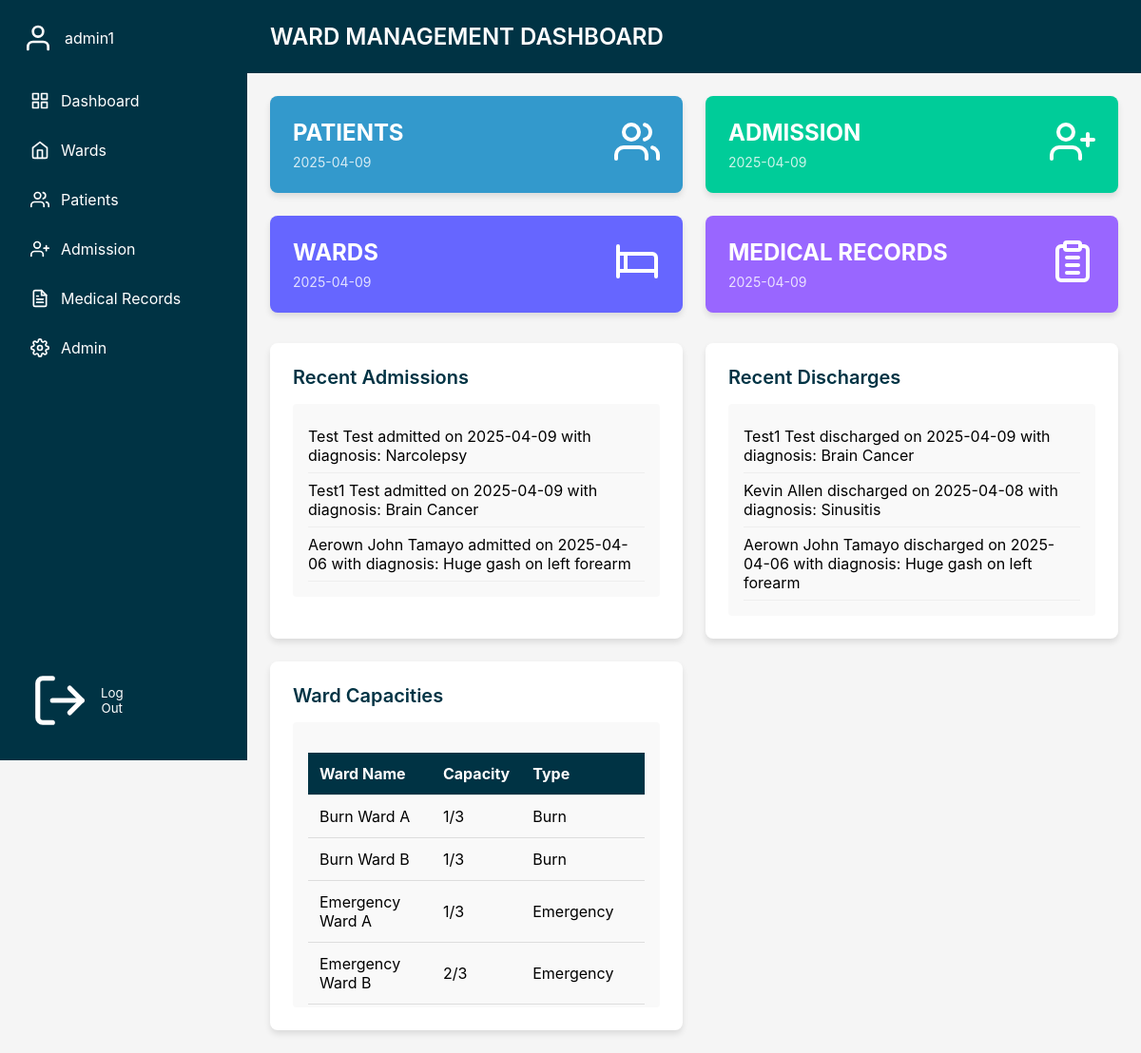
The app's page /dashboard (signed in) with its own data.
### models.py (models this page shows, shortened)
class User(db.Model, UserMixin):
    __tablename__ = "users"
    id = db.Column(db.Integer, primary_key=True, autoincrement=True)
    username = db.Column(db.Text, nullable=False, unique=True)
    password = db.Column(db.Text, nullable=False)
    role_id = db.Column(db.Integer, db.ForeignKey("roles.id"))

class Admission(db.Model):
    __tablename__ = "Admissions"
    AdmissionID = db.Column(db.Integer, primary_key=True, autoincrement=True)
    PatientID = db.Column(
        db.Integer, db.ForeignKey("Patients.PatientID"), nullable=False
    )
    BedID = db.Column(db.Integer, db.ForeignKey("Beds.BedID"), nullable=False)
    DoctorID = db.Column(
        db.Integer, db.ForeignKey("users.id")
    )
    AdmissionDate = db.Column(db.Date, nullable=False)
    DischargeDate = db.Column(db.Date)
    Diagnosis = db.Column(db.Text)
    patient = db.relationship("Patient", backref="admissions")
    bed = db.relationship("Bed", backref="admissions")
    doctor = db.relationship(
        "User", backref="doctor_admissions", foreign_keys=[DoctorID]
    )

class Patient(db.Model):
    __tablename__ = "Patients"
    PatientID = db.Column(db.Integer, primary_key=True, autoincrement=True)
    FirstName = db.Column(db.Text, nullable=False)
    LastName = db.Column(db.Text, nullable=False)
    DateOfBirth = db.Column(db.Date, nullable=False)
    Gender = db.Column(db.Text, CheckConstraint("Gender IN ('Male', 'Female', 'Other')"))
    ContactNumber = db.Column(db.Integer, CheckConstraint('ContactNumber >= 100000000 AND ContactNumber < 10000000000'))
    EmergencyContact = db.Column(db.Integer, CheckConstraint('EmergencyContact >= 100000000 AND EmergencyContact < 10000000000'))
    Address = db.Column(db.Text)

class Ward(db.Model):
    __tablename__ = "Wards"
    WardID = db.Column(db.Integer, primary_key=True, autoincrement=True)
    WardName = db.Column(db.Text, nullable=False)
    WardCapacity = db.Column(db.Integer)
    WardType = db.Column(db.Text)

### main.py (the view)
@main_bp.route("/dashboard")
@login_required
def dashboard():
    try:
        seven_days_ago_dt = datetime.utcnow() - timedelta(days=7)
        recent_admissions = (
            Admission.query.options(joinedload(Admission.patient))
            .filter(Admission.AdmissionDate >= seven_days_ago_dt)
            .order_by(Admission.AdmissionDate.desc())
            .all()
        )
        recent_discharges = (
            Admission.query.options(joinedload(Admission.patient))
            .filter(
                Admission.DischargeDate.isnot(None),
                Admission.DischargeDate >= seven_days_ago_dt,
            )
            .order_by(Admission.DischargeDate.desc())
            .all()
        )
        wards = Ward.query.order_by(Ward.WardName.asc()).all()
        for ward in wards:
            total_beds = len(ward.beds)
            occupied_beds = sum(1 for bed in ward.beds if bed.BedStatus == "Occupied")
            ward.capacity_display = f"{occupied_beds}/{total_beds}"
        return render_template(
            "dashboard.html",
            user=current_user,
            recent_admissions=recent_admissions,
            recent_discharges=recent_discharges,
            wards=wards,
            current_date=datetime.now().strftime("%Y-%m-%d"),
        )
    except Exception as e:
        print(f"Error loading dashboard data: {e}")
        return (
            render_template(
                "error.html", error_message="Could not load dashboard data."
            ),
            500,
        )

### app.py (called while the page is built)
@login_manager.user_loader
def load_user(user_id):
    from models import User
    return User.query.filter_by(id=int(user_id)).first()

### main.py (called while the page is built)
@main_bp.context_processor
def inject_permissions():
    return dict(check_permission=check_permission)

### templates/dashboard.html (shortened to what this page needs)
<!DOCTYPE html>
<html lang="en">
<head>
</head>
<body>
    <div class="sidebar" id="sidebar">
        <div class="user-info">
            <img
                alt="User">
            <span>{{ user.username }}</span>
        </div>
        <nav class="nav-links">
            <a href="{{ url_for('main.dashboard') }}"
                class="nav-link {% if request.endpoint == 'main.dashboard' %}active{% endif %}">
                <img
                    alt="Dashboard">
                <span>Dashboard</span>
            </a>
            <a href="{{ url_for('main.wards') }}"
                class="nav-link {% if request.endpoint == 'main.wards' %}active{% endif %}">
                <img
                    alt="Wards">
                <span>Wards</span>
            </a>
            <a href="{{ url_for('main.patients') }}"
                class="nav-link {% if request.endpoint == 'main.patients' %}active{% endif %}">
                <img
                    alt="Patients">
                <span>Patients</span>
            </a>
            <a href="{{ url_for('main.admission') }}"
                class="nav-link {% if request.endpoint == 'main.admission' %}active{% endif %}">
                <img
                    alt="Admission">
                <span>Admission</span>
            </a>
            <a href="{{ url_for('main.medical_records') }}"
                class="nav-link {% if request.endpoint == 'main.medical_records' %}active{% endif %}">
                <img
                    alt="Medical Records">
                <span>Medical Records</span>
            </a>
            {% if user.role_id == 1 %}
            <a href="{{ url_for('main.admin_page') }}"
                class="nav-link {% if request.endpoint == 'main.admin_page' %}active{% endif %}">
                <img
                    alt="Admin">
                <span>Admin</span>
            </a>
            {% endif %}
        </nav>
        <form action="{{ url_for('auth.logout') }}" method="POST" style="display: inline;">
            <button type="submit" class="logout">
                <img
                    alt="Logout">
                <span>Log Out</span>
            </button>
        </form>
    </div>
    <div class="main-content" id="main-content">
        <header class="header">
            <h1>WARD MANAGEMENT DASHBOARD</h1>
        </header>
        <div class="dashboard-content">
            <div class="stats-grid">
                <div class="stat-card patients" onclick="location.href='{{ url_for('main.patients') }}'">
                    <div class="stat-card-content">
                        <div>
                            <h2>PATIENTS</h2>
                            <p>{{ current_date }}</p>
                        </div>
                        <img
                            alt="Patients">
                    </div>
                </div>
                <div class="stat-card admission" onclick="location.href='{{ url_for('main.admission') }}'">
                    <div class="stat-card-content">
                        <div>
                            <h2>ADMISSION</h2>
                            <p>{{ current_date }}</p>
                        </div>
                        <img
                            alt="Admission">
                    </div>
                </div>
                <div class="stat-card wards" onclick="location.href='{{ url_for('main.wards') }}'">
                    <div class="stat-card-content">
                        <div>
                            <h2>WARDS</h2>
                            <p>{{ current_date }}</p>
                        </div>
                        <img
                            alt="Beds">
                    </div>
                </div>
                <div class="stat-card records" onclick="location.href='{{ url_for('main.medical_records') }}'">
                    <div class="stat-card-content">
                        <div>
                            <h2>MEDICAL RECORDS</h2>
                            <p>{{ current_date }}</p>
                        </div>
                        <img
                            alt="Medical Records">
                    </div>
                </div>
            </div>
            <div class="bottom-grid">
                <div class="info-card">
                    <h2>Recent Admissions</h2>
                    <div class="info-content">
                        <ul>
                            {% for admission in recent_admissions %}
                            <li>
                                {{ admission.patient.FirstName }} {{ admission.patient.LastName }} admitted on {{
                                admission.AdmissionDate.strftime('%Y-%m-%d') }} with diagnosis: {{ admission.Diagnosis
                                }}
                            </li>
                            {% endfor %}
                        </ul>
                    </div>
                </div>
                <div class="info-card">
                    <h2>Recent Discharges</h2>
                    <div class="info-content">
                        <ul>
                            {% for discharge in recent_discharges %}
                            <li>
                                {{ discharge.patient.FirstName }} {{ discharge.patient.LastName }} discharged on {{
                                discharge.DischargeDate.strftime('%Y-%m-%d') }} with diagnosis: {{ discharge.Diagnosis
                                }}
                            </li>
                            {% endfor %}
                        </ul>
                    </div>
                </div>
                <div class="info-card">
                    <h2>Ward Capacities</h2>
                    <div class="info-content">
                        <table>
                            <thead>
                                <tr>
                                    <th>Ward Name</th>
                                    <th>Capacity</th>
                                    <th>Type</th>
                                </tr>
                            </thead>
                            <tbody>
                                {% for ward in wards %}
                                <tr>
                                    <td>{{ ward.WardName }}</td>
                                    <td>{{ ward.capacity_display }}</td>
                                    <td>{{ ward.WardType }}</td>
                                </tr>
                                {% endfor %}
                            </tbody>
                        </table>
                    </div>
                </div>
</body>
</html>

### templates/dashboard.html (style rules this page uses)
* { margin: 0; padding: 0; box-sizing: border-box; font-family: -apple-system, BlinkMacSystemFont, "Segoe UI", Roboto, "Helvetica Neue", Arial, sans-serif; }
body { display: flex; min-height: 100vh; background: #f5f5f5; }
.sidebar { width: 260px; background: #003344; color: white; padding: 24px; position: fixed; min-height: 100vh; z-index: 1000; transition: transform 0.3s ease; }
.user-info { display: flex; align-items: center; gap: 12px; margin-bottom: 32px; }
.user-info img { width: 32px; height: 32px; }
.nav-links { display: flex; flex-direction: column; gap: 16px; }
.nav-link { display: flex; align-items: center; gap: 12px; padding: 8px; text-decoration: none; color: white; border-radius: 4px; transition: background-color 0.2s; }
.nav-link img { width: 20px; height: 20px; }
.logout { position: absolute; bottom: 24px; left: 24px; display: flex; align-items: center; gap: 12px; padding: 8px; background: none; border: none; color: white; cursor: pointer; border-radius: 4px; transition: background-color 0.2s; }
.main-content { flex: 1; margin-left: 260px; transition: margin-left 0.3s ease; }
.header { background: #003344; color: white; padding: 24px; position: sticky; top: 0; z-index: 999; display: flex; justify-content: space-between; align-items: center; }
.header h1 { font-size: 24px; font-weight: 600; }
.dashboard-content { padding: 24px; }
.stats-grid { display: grid; grid-template-columns: repeat(3, 1fr); gap: 24px; margin-bottom: 32px; }
.stat-card { padding: 24px; border-radius: 8px; color: white; box-shadow: 0 4px 6px rgba(0, 0, 0, 0.1); cursor: pointer; transition: transform 0.2s; }
.stat-card-content { display: flex; justify-content: space-between; align-items: flex-start; }
.stat-card h2 { font-size: 24px; font-weight: bold; margin-bottom: 8px; }
.stat-card p { font-size: 14px; opacity: 0.8; }
.stat-card img { width: 48px; height: 48px; }
.patients { background: #3399cc; }
.admission { background: #00cc99; }
.wards { background: #6666ff; }
.records { background: #9966ff; }
.bottom-grid { display: grid; grid-template-columns: repeat(3, 1fr); gap: 24px; }
.info-card { background: white; padding: 24px; border-radius: 8px; box-shadow: 0 4px 6px rgba(0, 0, 0, 0.1); }
.info-card h2 { font-size: 20px; font-weight: 600; margin-bottom: 16px; color: #003344; }
.info-content { background: #f9f9f9; border-radius: 4px; padding: 16px; min-height: 200px; max-height: 300px; overflow-y: auto; }
.info-content ul { list-style-type: none; }
.info-content li { padding: 8px 0; border-bottom: 1px solid #eee; }
table { width: 100%; border-collapse: collapse; margin-top: 16px; }
th, td { padding: 12px; text-align: left; border-bottom: 1px solid #ddd; }
th { background-color: #003344; color: white; }
@media (max-width: 1200px) { .stats-grid { grid-template-columns: repeat(2, 1fr); } }
@media (max-width: 1200px) { .bottom-grid { grid-template-columns: repeat(2, 1fr); } }

### records on screen
User: username "admin1"
Admission: patient.FirstName "Test", patient.LastName "Test", AdmissionDate "2025-04-09", Diagnosis "Narcolepsy"
Admission: patient.FirstName "Test1", patient.LastName "Test", AdmissionDate "2025-04-09", Diagnosis "Brain Cancer", DischargeDate "2025-04-09"
Admission: patient.FirstName "Aerown John", patient.LastName "Tamayo", AdmissionDate "2025-04-06", Diagnosis "Huge gash on left forearm", DischargeDate "2025-04-06"
Admission: patient.FirstName "Kevin", patient.LastName "Allen", DischargeDate "2025-04-08", Diagnosis "Sinusitis"
Ward: WardName "Burn Ward A", capacity_display "1/3", WardType "Burn"
Ward: WardName "Burn Ward B", capacity_display "1/3", WardType "Burn"
Ward: WardName "Emergency Ward A", capacity_display "1/3", WardType "Emergency"
Ward: WardName "Emergency Ward B", capacity_display "2/3", WardType "Emergency"
